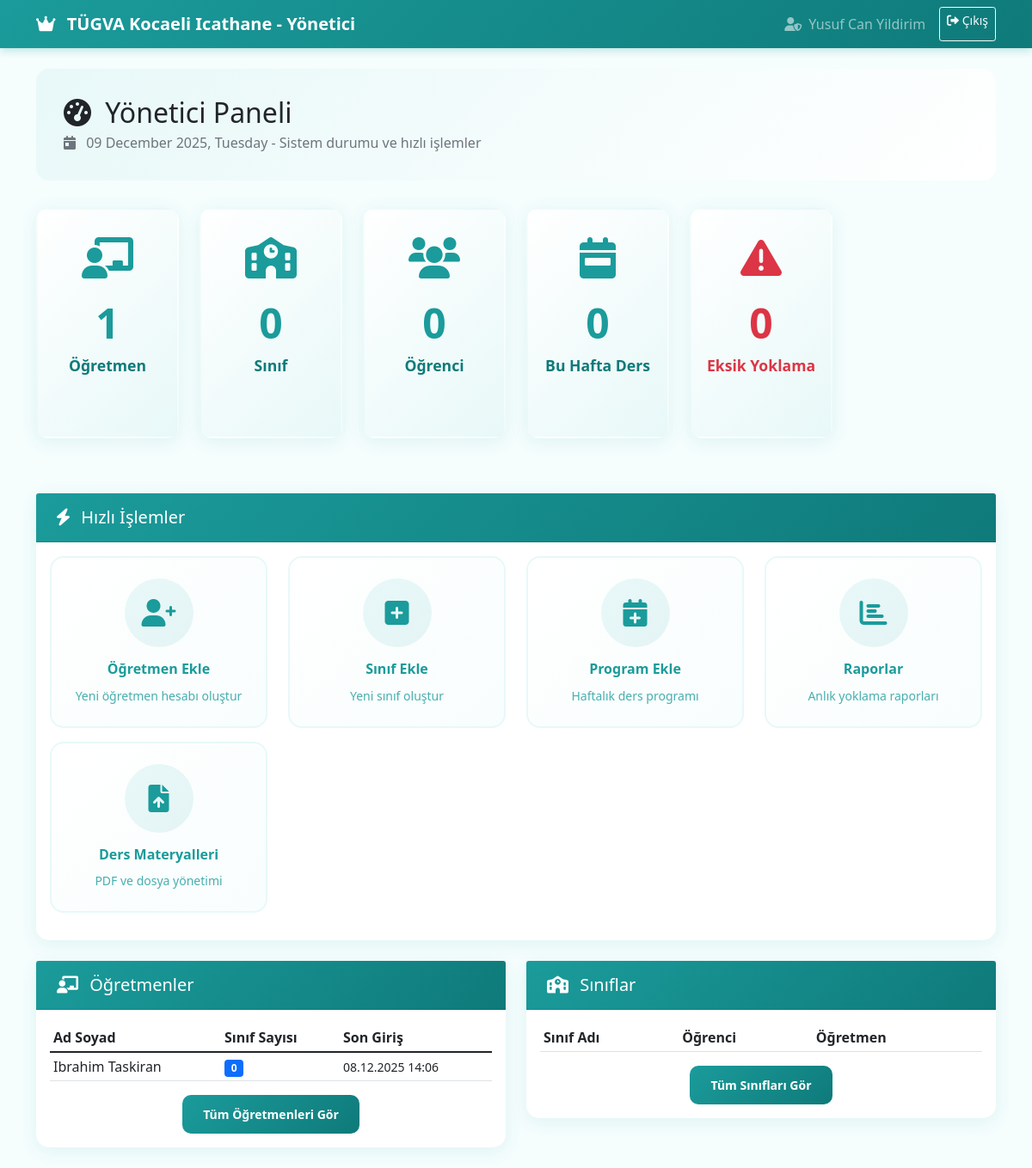
The page /dashboard/superuser.php (signed in) on the database its author committed.
### tables this page shows
CREATE TABLE `users` (
  `id` int(11) NOT NULL,
  `username` varchar(50) NOT NULL,
  `password_hash` varchar(255) NOT NULL,
  `full_name` varchar(100) NOT NULL,
  `role` enum('superuser','teacher') NOT NULL DEFAULT 'teacher',
  `is_active` tinyint(1) DEFAULT 1,
  `created_at` timestamp NOT NULL DEFAULT current_timestamp(),
  `last_login` timestamp NULL DEFAULT NULL
);

### classes/UserManager.php (called while the page is built, shortened)
<?php
class UserManager {
    private $db;
    public function __construct($database) {
        $this->db = $database;
    }
    public function getAllTeachers() {
        $stmt = $this->db->prepare("
            SELECT
                u.id,
                u.username,
                u.full_name,
                u.is_active,
                u.last_login,
                COUNT(tc.class_id) as class_count
            FROM users u
            LEFT JOIN teacher_classes tc ON u.id = tc.teacher_id
            WHERE u.role = 'teacher'
            GROUP BY u.id
            ORDER BY u.full_name
        ");
        $stmt->execute();
        return $stmt->fetchAll();
    }
    public function getSystemStats() {
        $stats = [];
        $stmt = $this->db->prepare("SELECT COUNT(*) FROM users WHERE role = 'teacher' AND is_active = 1");
        $stmt->execute();
        $stats['teachers'] = $stmt->fetchColumn();
        $stmt = $this->db->prepare("SELECT COUNT(*) FROM classes WHERE is_active = 1");
        $stmt->execute();
        $stats['classes'] = $stmt->fetchColumn();
        $stmt = $this->db->prepare("SELECT COUNT(*) FROM students WHERE is_active = 1");
        $stmt->execute();
        $stats['students'] = $stmt->fetchColumn();
        $stmt = $this->db->prepare("SELECT COUNT(*) FROM lessons WHERE WEEK(lesson_date) = WEEK(CURDATE())");
        $stmt->execute();
        $stats['weekly_lessons'] = $stmt->fetchColumn();
        $stmt = $this->db->prepare("SELECT COUNT(*) FROM lessons WHERE lesson_date < CURDATE() AND attendance_marked = 0");
        $stmt->execute();
        $stats['missing_attendance'] = $stmt->fetchColumn();
        return $stats;
    }
}
?>

### dashboard/superuser.php (the view, shortened to what this page needs)
<?php
require_once '../config/database.php';
require_once '../classes/UserManager.php';
$userManager = new UserManager($pdo);
$stats = $userManager->getSystemStats();
$teachers = $userManager->getAllTeachers();
$recentTeachers = array_slice($teachers, 0, 5);
?>
<!DOCTYPE html>
<html lang="tr">
<head>
    <link href="https://cdn.jsdelivr.net/npm/bootstrap@5.1.3/dist/css/bootstrap.min.css" rel="stylesheet">
    <link href="https://cdnjs.cloudflare.com/ajax/libs/font-awesome/6.0.0/css/all.min.css" rel="stylesheet">
</head>
<body>
    <nav class="navbar navbar-expand-lg navbar-dark">
        <div class="container">
            <a class="navbar-brand fw-bold" href="#">
                <i class="fas fa-crown me-2"></i>
                <span class="brand-text">TÜGVA Kocaeli Icathane</span>
                <span class="brand-role d-none d-md-inline"> - Yönetici</span>
            </a>
            <div class="collapse navbar-collapse" id="navbarNav">
                <div class="navbar-nav ms-auto">
                    <span class="navbar-text me-3 d-none d-lg-inline">
                        <i class="fas fa-user-shield me-1"></i>
                        <?php echo htmlspecialchars($_SESSION['full_name']); ?>
                    </span>
                    <a href="../auth/logout.php" class="btn btn-outline-light btn-sm">
                        <i class="fas fa-sign-out-alt"></i>
                        <span class="d-none d-sm-inline">Çıkış</span>
                    </a>
                </div>
            </div>
        </div>
    </nav>
    <div class="container mt-4">
        <div class="welcome-header">
            <h2 class="mb-1">
                <i class="fas fa-tachometer-alt me-2"></i>
                Yönetici Paneli
            </h2>
            <p class="text-muted mb-0">
                <i class="fas fa-calendar-day me-2"></i>
                <?php echo date('d F Y, l'); ?> - Sistem durumu ve hızlı işlemler
            </p>
        </div>
        <div class="row mb-4">
            <div class="col-lg-2 col-md-4 col-sm-6 mb-3">
                <a href="manage-teachers.php" class="text-decoration-none">
                    <div class="card stats-card clickable-card">
                        <i class="fas fa-chalkboard-teacher fa-3x mb-3" style="color: var(--tugva-primary);"></i>
                        <div class="stats-number"><?php echo $stats['teachers']; ?></div>
                        <div class="stats-label">Öğretmen</div>
                    </div>
                </a>
            </div>
            <div class="col-lg-2 col-md-4 col-sm-6 mb-3">
                <a href="manage-classes.php" class="text-decoration-none">
                    <div class="card stats-card clickable-card">
                        <i class="fas fa-school fa-3x mb-3" style="color: var(--tugva-primary);"></i>
                        <div class="stats-number"><?php echo $stats['classes']; ?></div>
                        <div class="stats-label">Sınıf</div>
                    </div>
                </a>
            </div>
            <div class="col-lg-2 col-md-4 col-sm-6 mb-3">
                <a href="manage-classes.php" class="text-decoration-none">
                    <div class="card stats-card clickable-card">
                        <i class="fas fa-users fa-3x mb-3" style="color: var(--tugva-primary);"></i>
                        <div class="stats-number"><?php echo $stats['students']; ?></div>
                        <div class="stats-label">Öğrenci</div>
                    </div>
                </a>
            </div>
            <div class="col-lg-2 col-md-4 col-sm-6 mb-3">
                <a href="manage-schedules.php" class="text-decoration-none">
                    <div class="card stats-card clickable-card">
                        <i class="fas fa-calendar-week fa-3x mb-3" style="color: var(--tugva-primary);"></i>
                        <div class="stats-number"><?php echo $stats['weekly_lessons']; ?></div>
                        <div class="stats-label">Bu Hafta Ders</div>
                    </div>
                </a>
            </div>
            <div class="col-lg-2 col-md-4 col-sm-6 mb-3">
                <a href="reports.php?report_type=missing" class="text-decoration-none">
                    <div class="card stats-card clickable-card danger-card">
                        <i class="fas fa-exclamation-triangle fa-3x mb-3" style="color: var(--tugva-danger);"></i>
                        <div class="stats-number danger-number"><?php echo $stats['missing_attendance']; ?></div>
                        <div class="stats-label danger-label">Eksik Yoklama</div>
                    </div>
                </a>
            </div>
        </div>
        <div class="card mb-4">
            <div class="card-header">
                <h5 class="mb-0">
                    <i class="fas fa-bolt me-2"></i>
                    Hızlı İşlemler
                </h5>
            </div>
            <div class="card-body">
                <div class="row">
                    <div class="col-md-3 mb-3">
                        <a href="manage-teachers.php" class="quick-action-modern">
                            <div class="quick-icon-wrapper">
                                <i class="fas fa-user-plus fa-2x"></i>
                            </div>
                            <h6>Öğretmen Ekle</h6>
                            <small>Yeni öğretmen hesabı oluştur</small>
                        </a>
                    </div>
                    <div class="col-md-3 mb-3">
                        <a href="manage-classes.php" class="quick-action-modern">
                            <div class="quick-icon-wrapper">
                                <i class="fas fa-plus-square fa-2x"></i>
                            </div>
                            <h6>Sınıf Ekle</h6>
                            <small>Yeni sınıf oluştur</small>
                        </a>
                    </div>
                    <div class="col-md-3 mb-3">
                        <a href="manage-schedules.php" class="quick-action-modern">
                            <div class="quick-icon-wrapper">
                                <i class="fas fa-calendar-plus fa-2x"></i>
                            </div>
                            <h6>Program Ekle</h6>
                            <small>Haftalık ders programı</small>
                        </a>
                    </div>
                    <div class="col-md-3 mb-3">
                        <a href="reports.php" class="quick-action-modern">
                            <div class="quick-icon-wrapper">
                                <i class="fas fa-chart-bar fa-2x"></i>
                            </div>
                            <h6>Raporlar</h6>
                            <small>Anlık yoklama raporları</small>
                        </a>
                    </div>
                </div>
                <div class="row">
                    <div class="col-md-3 mb-3">
                        <a href="manage-materials.php" class="quick-action-modern">
                            <div class="quick-icon-wrapper">
                                <i class="fas fa-file-upload fa-2x"></i>
                            </div>
                            <h6>Ders Materyalleri</h6>
                            <small>PDF ve dosya yönetimi</small>
                        </a>
                    </div>
                </div>
            </div>
        </div>
        <div class="row">
            <div class="col-md-6">
                <div class="card">
                    <div class="card-header">
                        <h5 class="mb-0">
                            <i class="fas fa-chalkboard-teacher me-2"></i>
                            Öğretmenler
                        </h5>
                    </div>
                    <div class="card-body">
                        <div class="table-responsive">
                            <table class="table table-sm">
                                <thead>
                                    <tr>
                                        <th>Ad Soyad</th>
                                        <th>Sınıf Sayısı</th>
                                        <th>Son Giriş</th>
                                    </tr>
                                </thead>
                                <tbody>
                                    <?php foreach ($recentTeachers as $teacher): ?>
                                    <tr>
                                        <td><?php echo htmlspecialchars($teacher['full_name']); ?></td>
                                        <td>
                                            <span class="badge bg-primary"><?php echo $teacher['class_count']; ?></span>
                                        </td>
                                        <td>
                                            <?php if ($teacher['last_login']): ?>
                                                <small><?php echo date('d.m.Y H:i', strtotime($teacher['last_login'])); ?></small>
                                            <?php else: ?>
                                                <small class="text-muted">Hiç giriş yapmadı</small>
                                            <?php endif; ?>
                                        </td>
                                    </tr>
                                    <?php endforeach; ?>
                                </tbody>
                            </table>
                        </div>
                        <div class="text-center">
                            <a href="manage-teachers.php" class="btn btn-tugva btn-sm">
                                Tüm Öğretmenleri Gör
                            </a>
                        </div>
                    </div>
                </div>
            </div>
            <div class="col-md-6">
                <div class="card">
                    <div class="card-header">
                        <h5 class="mb-0">
                            <i class="fas fa-school me-2"></i>
                            Sınıflar
                        </h5>
                    </div>
                    <div class="card-body">
                        <div class="table-responsive">
                            <table class="table table-sm">
                                <thead>
                                    <tr>
                                        <th>Sınıf Adı</th>
                                        <th>Öğrenci</th>
                                        <th>Öğretmen</th>
                                    </tr>
                                </thead>
                            </table>
                        </div>
                        <div class="text-center">
                            <a href="manage-classes.php" class="btn btn-tugva btn-sm">
                                Tüm Sınıfları Gör
                            </a>
                        </div>
                    </div>
                </div>
            </div>
        </div>
    </div>
</body>
</html>

### dashboard/superuser.php (style rules this page uses)
:root { --tugva-primary: #1B9B9B; --tugva-secondary: #0F7A7A; --tugva-light: #F5FDFD; --tugva-accent: #E8F8F8; --tugva-danger: #dc3545; }
body { background-color: var(--tugva-light); font-family: 'Segoe UI', Tahoma, Geneva, Verdana, sans-serif; }
.navbar { background: linear-gradient(135deg, var(--tugva-primary), var(--tugva-secondary)); box-shadow: 0 2px 10px rgba(27, 155, 155, 0.3); }
.card { border: none; border-radius: 15px; box-shadow: 0 4px 20px rgba(27, 155, 155, 0.1); margin-bottom: 1.5rem; transition: transform 0.3s ease; }
.card-header { background: linear-gradient(135deg, var(--tugva-primary), var(--tugva-secondary)); color: white; border-radius: 15px 15px 0 0; padding: 1rem 1.5rem; }
.stats-card { text-align: center; padding: 2rem 1rem; background: linear-gradient(135deg, white, var(--tugva-accent)); position: relative; overflow: hidden; }
.clickable-card { cursor: pointer; transition: all 0.4s ease; border: 2px solid transparent; }
.stats-number { font-size: 3rem; font-weight: bold; color: var(--tugva-primary); transition: all 0.3s ease; }
.stats-label { font-size: 1.1rem; color: var(--tugva-secondary); font-weight: 600; margin-bottom: 0.5rem; }
.danger-number { color: var(--tugva-danger) !important; }
.danger-label { color: var(--tugva-danger) !important; }
.clickable-card::before { content: ''; position: absolute; top: -50%; left: -50%; width: 200%; height: 200%; background: linear-gradient(45deg, transparent, rgba(27, 155, 155, 0.1), transparent); transform: rotate(45deg); transition: all 0.6s ease; opacity: 0; }
.btn-tugva { background: linear-gradient(135deg, var(--tugva-primary), var(--tugva-secondary)); border: none; color: white; border-radius: 10px; padding: 0.75rem 1.5rem; font-weight: 600; transition: all 0.3s ease; }
.quick-action-modern { background: linear-gradient(135deg, white, #f8fdfd); border: 2px solid var(--tugva-accent); border-radius: 16px; padding: 1.5rem; text-align: center; transition: all 0.4s ease; text-decoration: none; color: var(--tugva-primary); display: block; position: relative; overflow: hidden; }
.quick-icon-wrapper { background: linear-gradient(135deg, var(--tugva-accent), rgba(27, 155, 155, 0.1)); border-radius: 50%; width: 80px; height: 80px; display: flex; align-items: center; justify-content: center; margin: 0 auto 1rem; transition: all 0.3s ease; }
.quick-action-modern h6 { font-weight: 700; margin-bottom: 0.5rem; transition: all 0.3s ease; }
.quick-action-modern small { opacity: 0.8; transition: all 0.3s ease; }
.welcome-header { background: linear-gradient(135deg, var(--tugva-accent), white); border-radius: 15px; padding: 2rem; margin-bottom: 2rem; }

### rows shown on the page
users: is_active "1", full_name "Ibrahim Taskiran", class_count "0", last_login "08.12.2025 14:06"

### other values the page prints
$_SESSION['full_name'] "Yusuf Can Yildirim"
$stats['classes'] "0"
$stats['students'] "0"
$stats['weekly_lessons'] "0"
$stats['missing_attendance'] "0"
